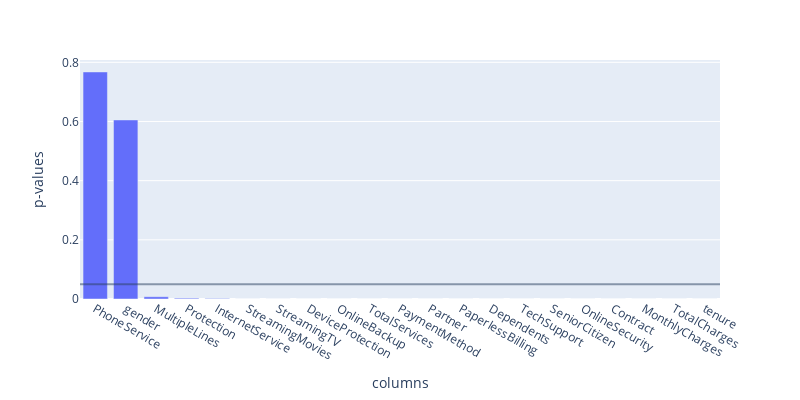

The code cell stored with this chart in its notebook:
### Code cell
chi_score = chi2(X,y)
p_val = pd.Series(chi_score[1], index=X.columns).sort_values(ascending=False)
fig = px.bar(x=p_val.index, y = p_val.values, width=800, height=400)
fig.update_xaxes(title = 'columns')
fig.update_yaxes(title = 'p-values')
fig.add_hrect(y0=0.05, y1=0.05, opacity = 0.5)
fig.show()

### Figure 1 — Plotly figure (JSON) as saved in the notebook; plotly's stock layout.template omitted (floating-point values rounded to 4 significant figures)
{"data": [{"alignmentgroup": "True", "hovertemplate": "x=%{x}<br>y=%{y}<extra></extra>", "legendgroup": "", "marker": {"color": "#636efa", "pattern": {"shape": ""}}, "name": "", "offsetgroup": "", "orientation": "v", "showlegend": false, "textposition": "auto", "type": "bar", "x": ["PhoneService", "gender", "MultipleLines", "Protection", "InternetService", "StreamingMovies", "StreamingTV", "DeviceProtection", "OnlineBackup", "TotalServices", "PaymentMethod", "Partner", "PaperlessBilling", "Dependents", "TechSupport", "SeniorCitizen", "OnlineSecurity", "Contract", "MonthlyCharges", "TotalCharges", "tenure"], "xaxis": "x", "y": [0.7675, 0.6052, 0.007581, 0.002752, 0.001721, 3.496e-05, 1.943e-05, 1.062e-05, 3.904e-08, 3.474e-14, 3.404e-14, 2.92e-19, 1.813e-24, 2.22e-30, 6.171e-31, 3.03e-31, 1.718e-33, 3.869e-243, 0, 0, 0], "yaxis": "y"}], "layout": {"barmode": "relative", "height": 400, "legend": {"tracegroupgap": 0}, "margin": {"t": 60}, "shapes": [{"opacity": 0.5, "type": "rect", "x0": 0, "x1": 1, "xref": "x domain", "y0": 0.05, "y1": 0.05, "yref": "y"}], "width": 800, "xaxis": {"anchor": "y", "domain": [0, 1], "title": {"text": "columns"}}, "yaxis": {"anchor": "x", "domain": [0, 1], "title": {"text": "p-values"}}}}
